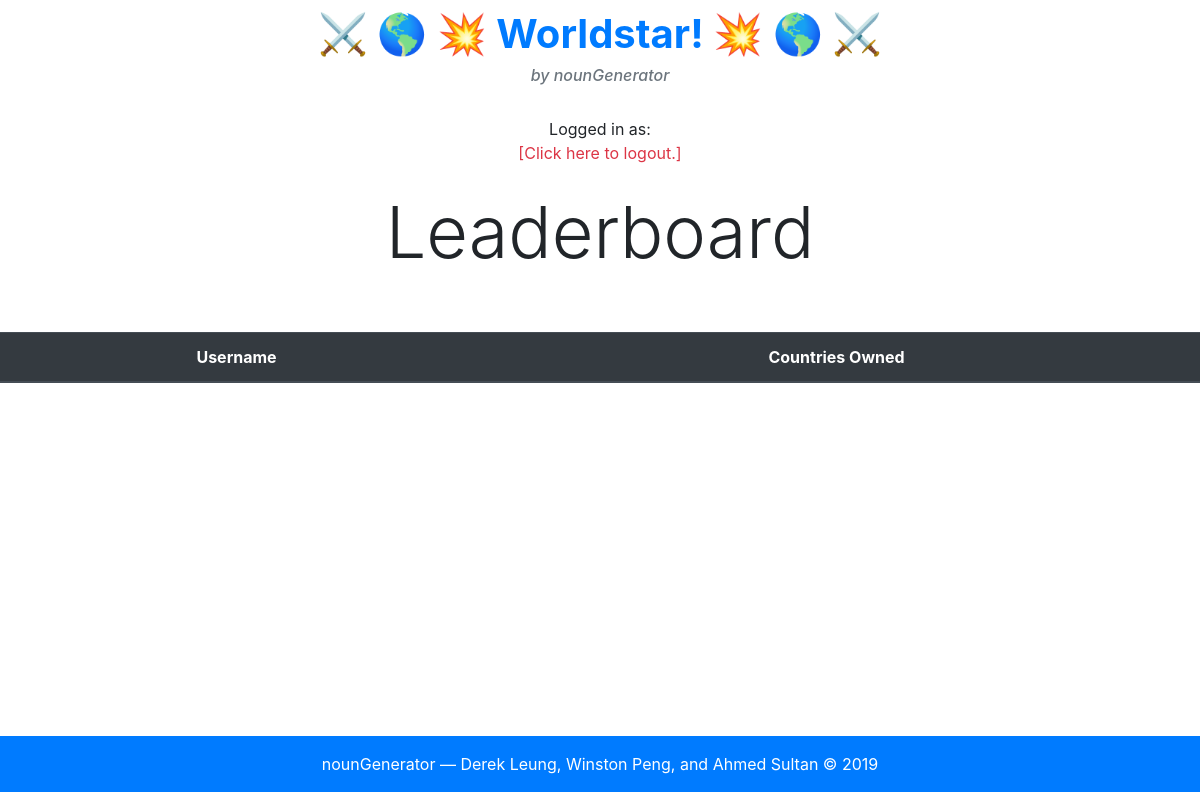
/leaderboards, run on an earlier commit of the app's database.
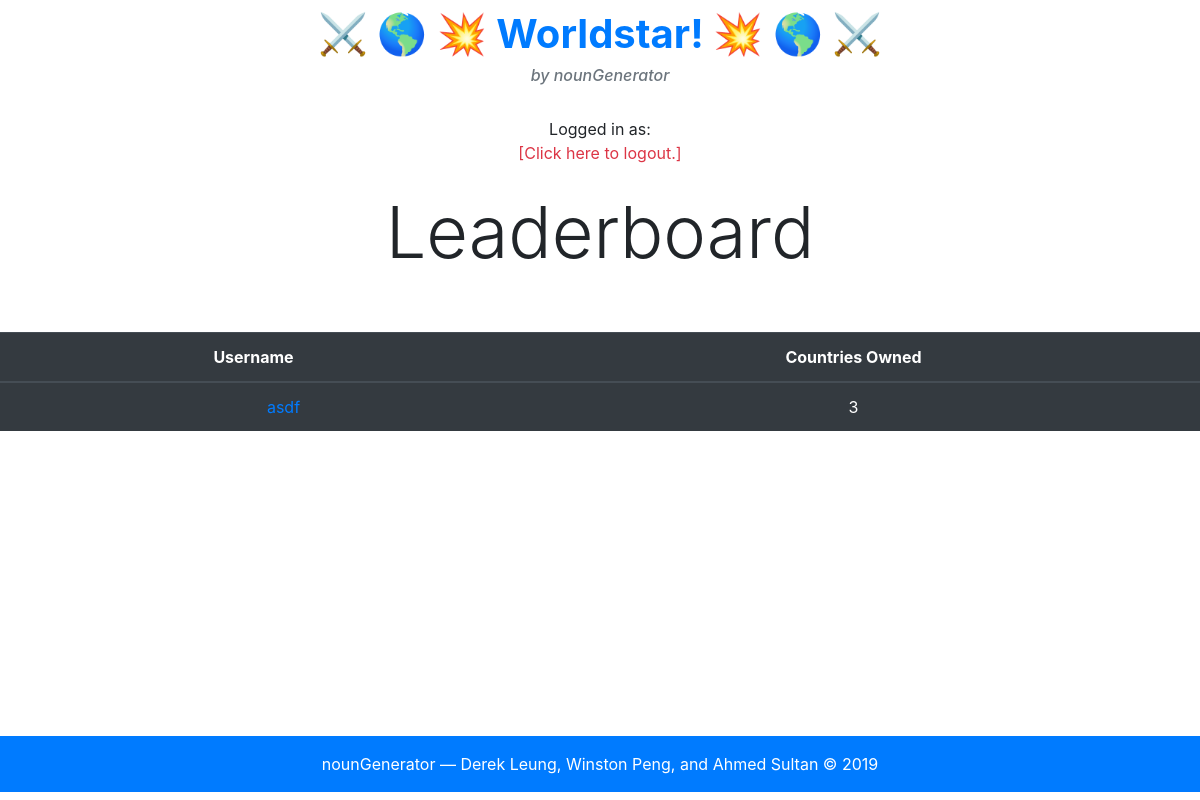
And on a later commit of the database.
### tables this page shows
CREATE TABLE userdata(username TEXT, password TEXT, countriesOwned INTEGER, countryList BLOB);

### app.py (the view)
@app.route("/leaderboards")
def leaderboard():
    stuff = []
    with sqlite3.connect(DB_FILE) as connection:
        cur = connection.cursor()
        cur.execute('SELECT username FROM userdata;')
        names = cur.fetchall()
    for i in names:  # loops through all registered usernames
        cur.execute("SELECT * FROM countrydata WHERE OWNER LIKE ? ;",(i[0],)) #cross references username with country owners
        count = len(cur.fetchall())
        stuff.append([i,count])
    sorted(stuff, key =lambda x: x[1], reverse =True)
    print(stuff)
    return render_template("leaderboard.html", stuff = stuff)

### templates/leaderboard.html (shortened to what this page needs)
{% extends "base.html" %}
{% block body %}
<div style="text-align: center;">
<h1 class="display-3">Leaderboard</h1>
<br>
<br>
<table class="table table-dark">
  <thead>
    <tr>
      <th scope="col">Username</th>
      <th scope="col">Countries Owned</th>
    </tr>
  </thead>
  <tbody>
    {% for i in stuff %}
    <tr>
      <td><a class="text-primary" style="text-align: left; padding-left: 5vw;" href="/profile/{{i[0][0]}}"> {{i[0][0]}}</a></td>
      <td>{{i[1]}}</td>
    </tr>
    {% endfor %}
  </tbody>
</table>
</div>
{% endblock %}
{% block logout %}
<div style="text-align: center;">
  <br>
  <a>Logged in as: {{ username }}</a>
</div>
<div style="text-align: center;">
  <a class="text-danger" href="/logout">[Click here to logout.]</a>
</div>
<br>
{% endblock %}

What changed in the data, as far as the page shows it:
added userdata: username "asdf", i "3"
